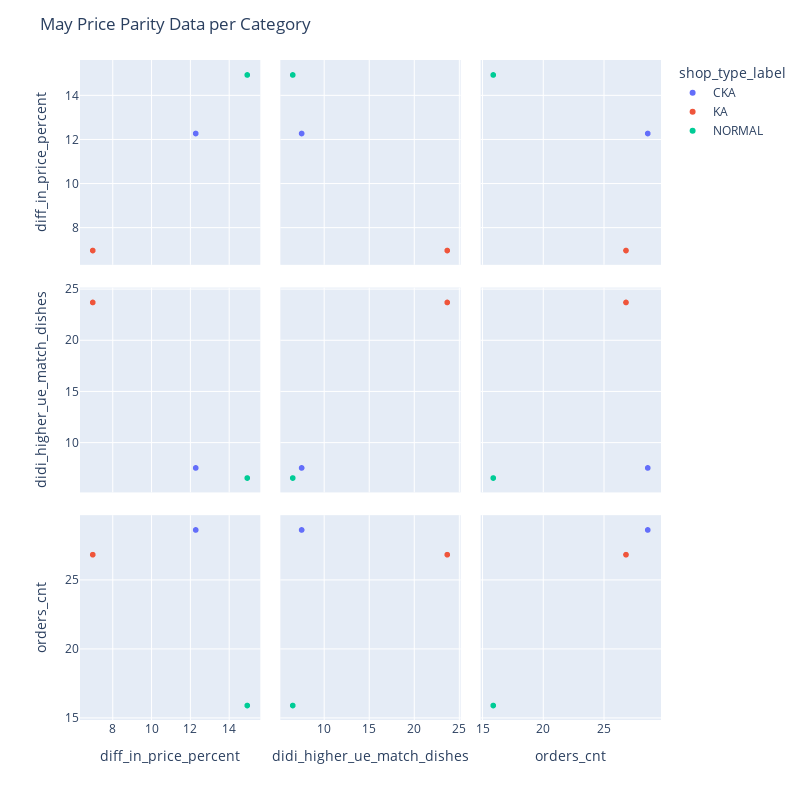

The notebook cell saved with this chart:
### Code cell
# Visualizar la relación entre variables usando parcelas
plt.figure(figsize = (15, 15))

#the scatter matrix is all for may, even if it says april
april_group_avg2 = may_group_avg[[' diff_in_price_percent',' didi_higher_ue_match_dishes', ' orders_cnt']]
fig = px.scatter_matrix(april_group_avg2,
    dimensions = april_group_avg2, color = april_group_avg2.index)

fig.update_layout(
    title = 'May Price Parity Data per Category ',
    width = 800,
    height = 800,
)
fig.show()

### Figure 1 — Plotly figure (JSON) as saved in the notebook; plotly's stock layout.template omitted (floating-point values rounded to 4 significant figures)
{"data": [{"dimensions": [{"axis": {"matches": true}, "label": " diff_in_price_percent", "values": [12.29]}, {"axis": {"matches": true}, "label": " didi_higher_ue_match_dishes", "values": [7.539]}, {"axis": {"matches": true}, "label": " orders_cnt", "values": [28.64]}], "hovertemplate": " shop_type_label=CKA<br>%{xaxis.title.text}=%{x}<br>%{yaxis.title.text}=%{y}<extra></extra>", "legendgroup": "CKA", "marker": {"color": "#636efa", "symbol": "circle"}, "name": "CKA", "showlegend": true, "type": "splom"}, {"dimensions": [{"axis": {"matches": true}, "label": " diff_in_price_percent", "values": [6.97]}, {"axis": {"matches": true}, "label": " didi_higher_ue_match_dishes", "values": [23.73]}, {"axis": {"matches": true}, "label": " orders_cnt", "values": [26.85]}], "hovertemplate": " shop_type_label=KA<br>%{xaxis.title.text}=%{x}<br>%{yaxis.title.text}=%{y}<extra></extra>", "legendgroup": "KA", "marker": {"color": "#EF553B", "symbol": "circle"}, "name": "KA", "showlegend": true, "type": "splom"}, {"dimensions": [{"axis": {"matches": true}, "label": " diff_in_price_percent", "values": [14.95]}, {"axis": {"matches": true}, "label": " didi_higher_ue_match_dishes", "values": [6.551]}, {"axis": {"matches": true}, "label": " orders_cnt", "values": [15.9]}], "hovertemplate": " shop_type_label=NORMAL<br>%{xaxis.title.text}=%{x}<br>%{yaxis.title.text}=%{y}<extra></extra>", "legendgroup": "NORMAL", "marker": {"color": "#00cc96", "symbol": "circle"}, "name": "NORMAL", "showlegend": true, "type": "splom"}], "layout": {"dragmode": "select", "height": 800, "legend": {"title": {"text": " shop_type_label"}, "tracegroupgap": 0}, "margin": {"t": 60}, "title": {"text": "May Price Parity Data per Category "}, "width": 800}}
